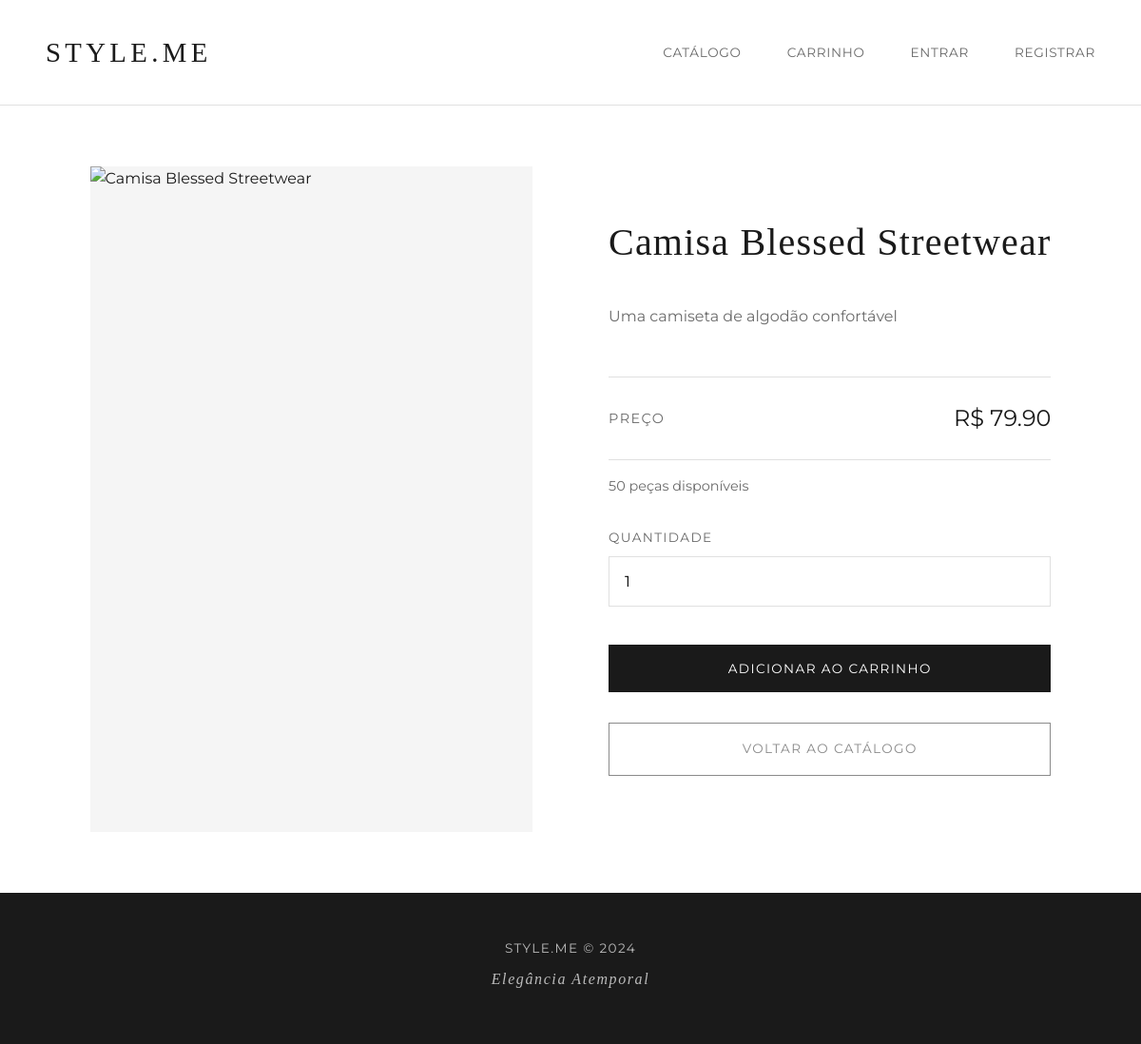
Screenshot of /produto/1 with the database file from the repository.
### app.py (models this page shows)
class Produto(db.Model):
    __tablename__ = 'produtos'
    id = db.Column(db.Integer, primary_key=True)
    nome = db.Column(db.String(100), nullable=False)
    descricao = db.Column(db.Text)
    preco = db.Column(db.Numeric(10, 2), nullable=False)
    estoque = db.Column(db.Integer, nullable=False, default=0)
    imagem_url = db.Column(db.String(500), nullable=True)

### app.py (the view)
@app.route('/produto/<int:id>')
def detalhes_produto(id):
    produto = Produto.query.get_or_404(id)
    return render_template('produto.html', produto=produto)

### templates/produto.html (shortened to what this page needs)
{% extends 'base.html' %}
{% block content %}
<div class="product-detail">
    <div class="product-detail-image">
        <img src="{{ produto.imagem_url }}"
             alt="{{ produto.nome }}"
             onerror="this.src='https://images.pexels.com/photos/996329/pexels-photo-996329.jpeg?auto=compress&cs=tinysrgb&w=800'">
    </div>
    <div class="product-detail-info">
        <h1>{{ produto.nome }}</h1>
        <p class="product-description">{{ produto.descricao }}</p>
        <div class="product-detail-price">
            <span class="price-label">Preço</span>
            <span class="price-value">R$ {{ "%.2f"|format(produto.preco) }}</span>
        </div>
        <p class="stock-info">{{ produto.estoque }} peças disponíveis</p>
        <form action="{{ url_for('carrinho') }}" method="POST" class="add-to-cart-form">
            <div class="form-group">
                <label for="quantidade">Quantidade</label>
                <input type="number" name="quantidade" id="quantidade" value="1" min="1" max="{{ produto.estoque }}">
            </div>
            <button type="submit" class="btn btn-primary btn-full">Adicionar ao Carrinho</button>
        </form>
        <a href="{{ url_for('index') }}" class="btn btn-secondary btn-full">Voltar ao Catálogo</a>
    </div>
</div>
{% endblock %}

### static/style.css (style rules this page uses)
* { margin: 0; padding: 0; box-sizing: border-box; }
:root { --primary-color: #1a1a1a; --secondary-color: #f5f5f5; --accent-color: #8b8b8b; --text-primary: #1a1a1a; --text-secondary: #6b6b6b; --border-color: #e0e0e0; --success-color: #2d7a4f; --error-color: #c53030; }
body { font-family: 'Montserrat', -apple-system, BlinkMacSystemFont, sans-serif; background-color: #ffffff; color: var(--text-primary); line-height: 1.6; min-height: 100vh; display: flex; flex-direction: column; -webkit-font-smoothing: antialiased; }
.product-detail { display: grid; grid-template-columns: 1fr 1fr; gap: 5rem; max-width: 1200px; margin: 0 auto; }
.product-detail-image { width: 100%; height: 700px; overflow: hidden; background-color: var(--secondary-color); }
.product-detail-image img { width: 100%; height: 100%; object-fit: cover; }
.product-detail-info { padding: 3rem 0; }
.product-detail-info h1 { font-family: 'Cormorant Garamond', serif; font-size: 2.5rem; font-weight: 300; margin-bottom: 2rem; letter-spacing: 0.03em; }
.product-description { font-size: 1rem; color: var(--text-secondary); line-height: 1.8; margin-bottom: 3rem; }
.product-detail-price { display: flex; justify-content: space-between; align-items: center; padding: 1.5rem 0; border-top: 1px solid var(--border-color); border-bottom: 1px solid var(--border-color); margin-bottom: 1rem; }
.price-label { font-size: 0.9rem; color: var(--text-secondary); text-transform: uppercase; letter-spacing: 0.1em; }
.price-value { font-size: 1.5rem; font-weight: 400; }
.stock-info { font-size: 0.9rem; color: var(--text-secondary); margin-bottom: 2rem; }
.add-to-cart-form { margin-bottom: 1rem; }
.form-group { margin-bottom: 1.5rem; }
.form-group label { display: block; margin-bottom: 0.5rem; font-size: 0.85rem; color: var(--text-secondary); text-transform: uppercase; letter-spacing: 0.1em; }
.form-group input, .form-group select { width: 100%; padding: 1rem; border: 1px solid var(--border-color); background-color: #ffffff; font-size: 1rem; font-family: inherit; transition: border-color 0.3s ease; }
.btn { display: inline-block; padding: 1rem 2.5rem; font-size: 0.85rem; font-weight: 400; text-transform: uppercase; letter-spacing: 0.1em; text-decoration: none; border: 1px solid var(--text-primary); background-color: transparent; color: var(--text-primary); cursor: pointer; transition: all 0.3s ease; font-family: inherit; }
.btn-primary { background-color: var(--text-primary); color: #ffffff; }
.btn-secondary { border-color: var(--accent-color); color: var(--accent-color); }
.btn-full { width: 100%; text-align: center; margin-top: 1rem; }

### rows the page displays
Produto: nome "Camisa Blessed Streetwear", descricao "Uma camiseta de algodão confortável", preco "79.90", estoque "50"
